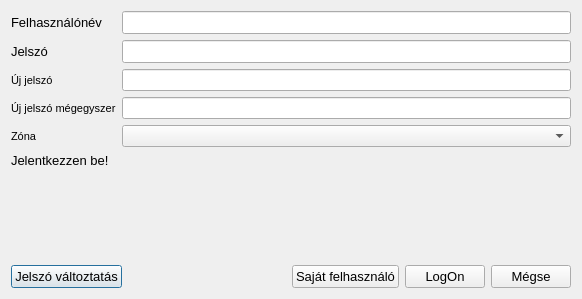
<?xml version="1.0" encoding="UTF-8"?>
<ui version="4.0">
 <class>LoginDialog</class>
 <widget class="QDialog" name="LoginDialog">
  <property name="geometry">
   <rect>
    <x>0</x>
    <y>0</y>
    <width>582</width>
    <height>299</height>
   </rect>
  </property>
  <property name="font">
   <font>
    <pointsize>8</pointsize>
   </font>
  </property>
  <property name="windowTitle">
   <string>Bejelentkezés</string>
  </property>
  <layout class="QVBoxLayout" name="verticalLayout">
   <item>
    <layout class="QFormLayout" name="formLayout">
     <property name="fieldGrowthPolicy">
      <enum>QFormLayout::AllNonFixedFieldsGrow</enum>
     </property>
     <item row="0" column="0">
      <widget class="QLabel" name="userLBL">
       <property name="font">
        <font>
         <pointsize>10</pointsize>
        </font>
       </property>
       <property name="text">
        <string>Felhasználónév</string>
       </property>
      </widget>
     </item>
     <item row="0" column="1">
      <widget class="QLineEdit" name="userLE">
       <property name="font">
        <font>
         <pointsize>10</pointsize>
        </font>
       </property>
       <property name="autoFillBackground">
        <bool>false</bool>
       </property>
      </widget>
     </item>
     <item row="2" column="0">
      <widget class="QLabel" name="passwLBL">
       <property name="font">
        <font>
         <pointsize>10</pointsize>
        </font>
       </property>
       <property name="text">
        <string>Jelszó</string>
       </property>
      </widget>
     </item>
     <item row="2" column="1">
      <widget class="QLineEdit" name="passwLE">
       <property name="font">
        <font>
         <pointsize>10</pointsize>
        </font>
       </property>
       <property name="autoFillBackground">
        <bool>false</bool>
       </property>
       <property name="echoMode">
        <enum>QLineEdit::Password</enum>
       </property>
      </widget>
     </item>
     <item row="5" column="0">
      <widget class="QLabel" name="zoneLBL">
       <property name="text">
        <string>Zóna</string>
       </property>
      </widget>
     </item>
     <item row="5" column="1">
      <widget class="QComboBox" name="zoneCB"/>
     </item>
     <item row="3" column="1">
      <widget class="QLineEdit" name="newPswLE">
       <property name="echoMode">
        <enum>QLineEdit::Password</enum>
       </property>
      </widget>
     </item>
     <item row="4" column="1">
      <widget class="QLineEdit" name="newPsw2LE">
       <property name="echoMode">
        <enum>QLineEdit::Password</enum>
       </property>
      </widget>
     </item>
     <item row="3" column="0">
      <widget class="QLabel" name="newPswLBL">
       <property name="text">
        <string>Új jelszó</string>
       </property>
      </widget>
     </item>
     <item row="4" column="0">
      <widget class="QLabel" name="newPsw2LBL">
       <property name="text">
        <string>Új jelszó mégegyszer</string>
       </property>
      </widget>
     </item>
    </layout>
   </item>
   <item>
    <widget class="QLabel" name="msgLBL">
     <property name="font">
      <font>
       <pointsize>10</pointsize>
      </font>
     </property>
     <property name="text">
      <string>Jelentkezzen be!</string>
     </property>
    </widget>
   </item>
   <item>
    <spacer name="verticalSpacer">
     <property name="orientation">
      <enum>Qt::Vertical</enum>
     </property>
     <property name="sizeHint" stdset="0">
      <size>
       <width>20</width>
       <height>26</height>
      </size>
     </property>
    </spacer>
   </item>
   <item>
    <layout class="QHBoxLayout" name="horizontalLayout">
     <item>
      <widget class="QPushButton" name="chgPswPB">
       <property name="font">
        <font>
         <pointsize>10</pointsize>
        </font>
       </property>
       <property name="text">
        <string>Jelszó változtatás</string>
       </property>
      </widget>
     </item>
     <item>
      <spacer name="horizontalSpacer">
       <property name="orientation">
        <enum>Qt::Horizontal</enum>
       </property>
       <property name="sizeHint" stdset="0">
        <size>
         <width>40</width>
         <height>20</height>
        </size>
       </property>
      </spacer>
     </item>
     <item>
      <widget class="QPushButton" name="myUserPB">
       <property name="font">
        <font>
         <pointsize>10</pointsize>
        </font>
       </property>
       <property name="text">
        <string>Saját felhasználó</string>
       </property>
      </widget>
     </item>
     <item>
      <widget class="QPushButton" name="okPB">
       <property name="font">
        <font>
         <pointsize>10</pointsize>
        </font>
       </property>
       <property name="text">
        <string>LogOn</string>
       </property>
      </widget>
     </item>
     <item>
      <widget class="QPushButton" name="cancelPB">
       <property name="font">
        <font>
         <pointsize>10</pointsize>
        </font>
       </property>
       <property name="text">
        <string>Mégse</string>
       </property>
      </widget>
     </item>
    </layout>
   </item>
  </layout>
 </widget>
 <tabstops>
  <tabstop>userLE</tabstop>
  <tabstop>passwLE</tabstop>
  <tabstop>zoneCB</tabstop>
  <tabstop>newPswLE</tabstop>
  <tabstop>newPsw2LE</tabstop>
  <tabstop>okPB</tabstop>
  <tabstop>cancelPB</tabstop>
  <tabstop>chgPswPB</tabstop>
 </tabstops>
 <resources/>
 <connections/>
</ui>
